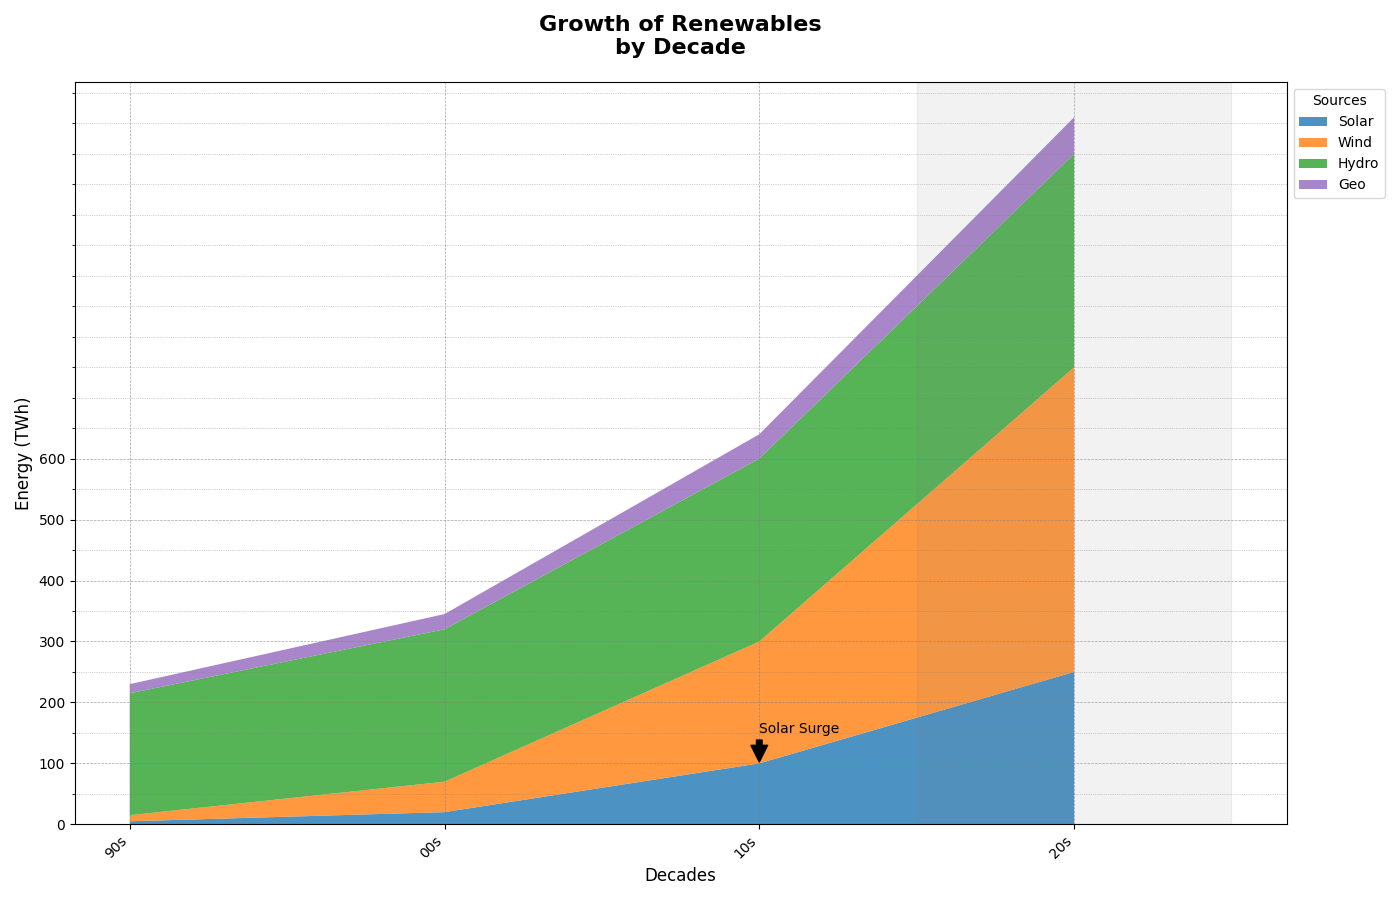

Reproduce this figure in Python.
import matplotlib.pyplot as plt
import numpy as np
from matplotlib.ticker import MultipleLocator

decades = ['90s', '00s', '10s', '20s']
solar = np.array([5, 20, 100, 250])
wind = np.array([10, 50, 200, 500])
hydroelectric = np.array([200, 250, 300, 350])
geothermal = np.array([15, 25, 40, 60])

data = np.vstack([solar, wind, hydroelectric, geothermal])
colors = ['#1f77b4', '#ff7f0e', '#2ca02c', '#9467bd']

plt.figure(figsize=(14, 9))
plt.stackplot(decades, data, labels=['Solar', 'Wind', 'Hydro', 'Geo'], colors=colors, alpha=0.8)

plt.xlabel('Decades', fontsize=12)
plt.ylabel('Energy (TWh)', fontsize=12)
plt.title('Growth of Renewables\nby Decade', fontsize=16, fontweight='bold', pad=20)

plt.legend(title='Sources', loc='upper left', bbox_to_anchor=(1, 1), fontsize=10)
plt.xticks(rotation=45, ha='right')
plt.grid(visible=True, which='both', color='gray', linestyle='--', linewidth=0.5, alpha=0.7)

plt.yticks(np.arange(0, 601, 100))
plt.gca().yaxis.set_minor_locator(MultipleLocator(50))
plt.grid(which='minor', linestyle=':', linewidth=0.5)

plt.annotate('Solar Surge', xy=('10s', 100), xytext=('10s', 150),
             arrowprops=dict(facecolor='black', shrink=0.05),
             fontsize=10, color='black')

plt.axvspan(2.5, 3.5, color='grey', alpha=0.1)

plt.tight_layout()
plt.show()
